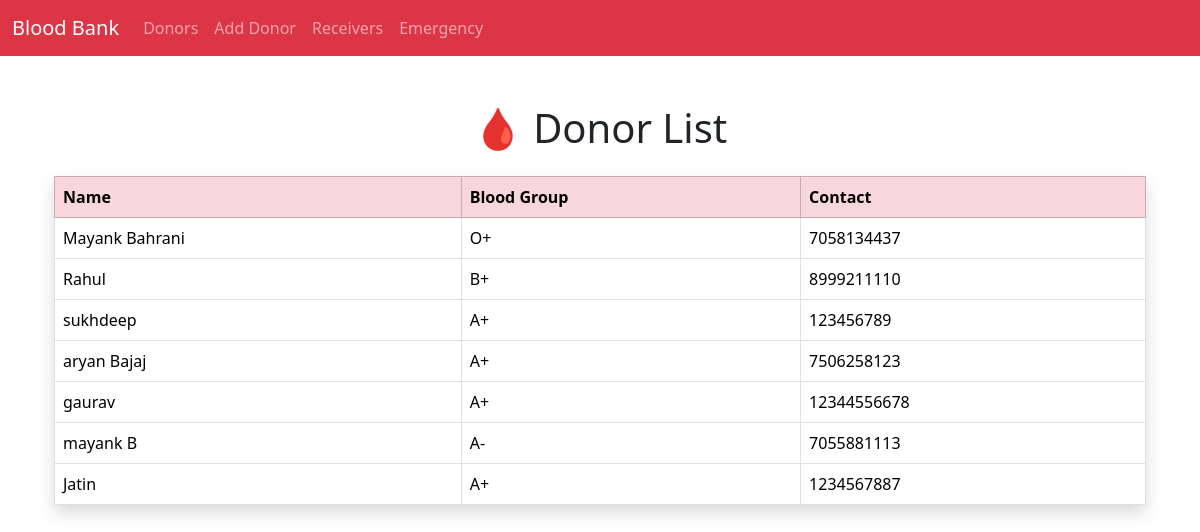
The page /donors on the database its author committed.
### app.py (models this page shows)
class Donor(db.Model):
    id = db.Column(db.Integer, primary_key=True)
    name = db.Column(db.String(100))
    blood_group = db.Column(db.String(5))
    contact = db.Column(db.String(20))

### app.py (the view)
@app.route('/donors')
def donors():
    all_donors = Donor.query.all()
    return render_template('donors.html', donors=all_donors)

### templates/donors.html
{% extends "base.html" %}
{% block content %}
<div class="container mt-5">
    <h1 class="mb-4 text-center">🩸 Donor List</h1>
    <table class="table table-bordered table-hover shadow">
        <thead class="table-danger">
            <tr>
                <th>Name</th>
                <th>Blood Group</th>
                <th>Contact</th>
            </tr>
        </thead>
        <tbody>
            {% for donor in donors %}
            <tr>
                <td>{{ donor.name }}</td>
                <td>{{ donor.blood_group }}</td>
                <td>{{ donor.contact }}</td>
            </tr>
            {% endfor %}
        </tbody>
    </table>
</div>
{% endblock %}

### templates/base.html (shortened to what this page needs)
<!DOCTYPE html>
<html lang="en">
<head>
    <link href="https://cdn.jsdelivr.net/npm/bootstrap@5.3.3/dist/css/bootstrap.min.css" rel="stylesheet">
</head>
<body>
<nav class="navbar navbar-expand-lg navbar-dark bg-danger mb-4">
    <div class="container-fluid">
        <a class="navbar-brand" href="/">Blood Bank</a>
        <div class="collapse navbar-collapse" id="navbarNav">
            <ul class="navbar-nav">
                <li class="nav-item">
                    <a class="nav-link" href="/donors">Donors</a>
                </li>
                <li class="nav-item">
                    <a class="nav-link" href="/add-donor">Add Donor</a>
                </li>
                <li class="nav-item">
                    <a class="nav-link" href="/receivers">Receivers</a>
                </li>
                <li class="nav-item">
                    <a class="nav-link" href="/emergency">Emergency</a>
                </li>
            </ul>
        </div>
    </div>
</nav>
<div class="container">
    {% block content %}
    {% endblock %}
</div>
</body>
</html>

### rows shown on the page
Donor: name "Mayank Bahrani", blood_group "O+", contact "7058134437"
Donor: name "Rahul", blood_group "B+", contact "8999211110"
Donor: name "sukhdeep", blood_group "A+", contact "123456789"
Donor: name "aryan Bajaj", blood_group "A+", contact "7506258123"
Donor: name "gaurav", blood_group "A+", contact "12344556678"
Donor: name "mayank B", blood_group "A-", contact "7055881113"
Donor: name "Jatin", blood_group "A+", contact "1234567887"
